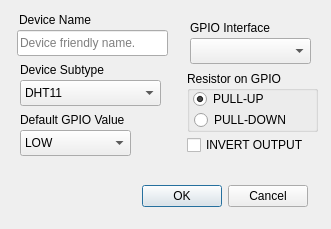
<?xml version="1.0" encoding="UTF-8"?>
<ui version="4.0">
 <class>Dialog_config_onewire</class>
 <widget class="QDialog" name="Dialog_config_onewire">
  <property name="geometry">
   <rect>
    <x>0</x>
    <y>0</y>
    <width>331</width>
    <height>229</height>
   </rect>
  </property>
  <property name="windowTitle">
   <string>Dialog</string>
  </property>
  <property name="windowIcon">
   <iconset resource="ezlopi.qrc">
    <normaloff>:/res/icon.png</normaloff>:/res/icon.png</iconset>
  </property>
  <widget class="QDialogButtonBox" name="buttonBox">
   <property name="geometry">
    <rect>
     <x>-33</x>
     <y>180</y>
     <width>341</width>
     <height>32</height>
    </rect>
   </property>
   <property name="orientation">
    <enum>Qt::Horizontal</enum>
   </property>
   <property name="standardButtons">
    <set>QDialogButtonBox::Cancel|QDialogButtonBox::Ok</set>
   </property>
  </widget>
  <widget class="QLabel" name="label_device_name">
   <property name="geometry">
    <rect>
     <x>19</x>
     <y>10</y>
     <width>121</width>
     <height>20</height>
    </rect>
   </property>
   <property name="text">
    <string>Device Name</string>
   </property>
  </widget>
  <widget class="QLineEdit" name="lineEdit_device_name">
   <property name="geometry">
    <rect>
     <x>17</x>
     <y>30</y>
     <width>151</width>
     <height>26</height>
    </rect>
   </property>
   <property name="placeholderText">
    <string>Device friendly name.</string>
   </property>
  </widget>
  <widget class="QLabel" name="label_default_value_output">
   <property name="geometry">
    <rect>
     <x>20</x>
     <y>110</y>
     <width>141</width>
     <height>20</height>
    </rect>
   </property>
   <property name="text">
    <string>Default GPIO Value</string>
   </property>
  </widget>
  <widget class="QComboBox" name="comboBox_default_value_gpio">
   <property name="geometry">
    <rect>
     <x>20</x>
     <y>130</y>
     <width>111</width>
     <height>26</height>
    </rect>
   </property>
   <item>
    <property name="text">
     <string>LOW</string>
    </property>
   </item>
   <item>
    <property name="text">
     <string>HIGH</string>
    </property>
   </item>
  </widget>
  <widget class="QLabel" name="label_GPIO">
   <property name="geometry">
    <rect>
     <x>190</x>
     <y>18</y>
     <width>121</width>
     <height>20</height>
    </rect>
   </property>
   <property name="text">
    <string>GPIO Interface</string>
   </property>
  </widget>
  <widget class="QGroupBox" name="groupBox_resistor">
   <property name="geometry">
    <rect>
     <x>187</x>
     <y>71</y>
     <width>131</width>
     <height>61</height>
    </rect>
   </property>
   <property name="title">
    <string>Resistor on GPIO</string>
   </property>
   <widget class="QRadioButton" name="radioButton_pullup">
    <property name="geometry">
     <rect>
      <x>6</x>
      <y>16</y>
      <width>110</width>
      <height>24</height>
     </rect>
    </property>
    <property name="text">
     <string>PULL-UP</string>
    </property>
    <property name="checked">
     <bool>true</bool>
    </property>
   </widget>
   <widget class="QRadioButton" name="radioButton_pulldown">
    <property name="geometry">
     <rect>
      <x>7</x>
      <y>37</y>
      <width>110</width>
      <height>24</height>
     </rect>
    </property>
    <property name="text">
     <string>PULL-DOWN</string>
    </property>
   </widget>
  </widget>
  <widget class="QComboBox" name="comboBox_onewire_gpio">
   <property name="geometry">
    <rect>
     <x>190</x>
     <y>38</y>
     <width>121</width>
     <height>26</height>
    </rect>
   </property>
  </widget>
  <widget class="QCheckBox" name="checkBox_invert_output">
   <property name="geometry">
    <rect>
     <x>187</x>
     <y>133</y>
     <width>141</width>
     <height>24</height>
    </rect>
   </property>
   <property name="text">
    <string>INVERT OUTPUT</string>
   </property>
  </widget>
  <widget class="QComboBox" name="comboBox_onewire_subtype">
   <property name="geometry">
    <rect>
     <x>20</x>
     <y>80</y>
     <width>141</width>
     <height>26</height>
    </rect>
   </property>
   <item>
    <property name="text">
     <string>DHT11</string>
    </property>
   </item>
   <item>
    <property name="text">
     <string>DHT22</string>
    </property>
   </item>
  </widget>
  <widget class="QLabel" name="label_device_subtype">
   <property name="geometry">
    <rect>
     <x>20</x>
     <y>60</y>
     <width>121</width>
     <height>20</height>
    </rect>
   </property>
   <property name="text">
    <string>Device Subtype</string>
   </property>
  </widget>
 </widget>
 <resources>
  <include location="ezlopi.qrc"/>
 </resources>
 <connections>
  <connection>
   <sender>buttonBox</sender>
   <signal>accepted()</signal>
   <receiver>Dialog_config_onewire</receiver>
   <slot>accept()</slot>
   <hints>
    <hint type="sourcelabel">
     <x>248</x>
     <y>254</y>
    </hint>
    <hint type="destinationlabel">
     <x>157</x>
     <y>274</y>
    </hint>
   </hints>
  </connection>
  <connection>
   <sender>buttonBox</sender>
   <signal>rejected()</signal>
   <receiver>Dialog_config_onewire</receiver>
   <slot>reject()</slot>
   <hints>
    <hint type="sourcelabel">
     <x>316</x>
     <y>260</y>
    </hint>
    <hint type="destinationlabel">
     <x>286</x>
     <y>274</y>
    </hint>
   </hints>
  </connection>
 </connections>
</ui>
